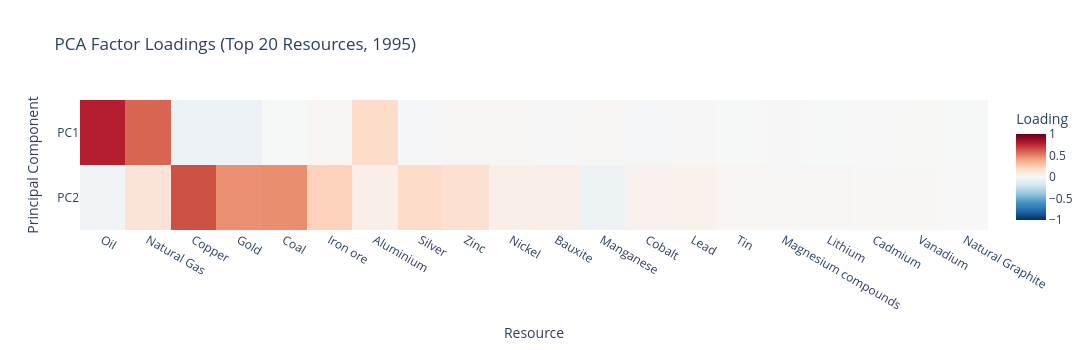

The notebook cell saved with this chart:
### Markdown cell above
## 5. PCA Loadings Analysis

The loadings reveal which resources drive each principal component. PC1 is expected to capture hydrocarbon abundance (oil, natural gas), while PC2 should capture mineral production (copper, gold, zinc, etc.). This interpretation is central to the cluster labelling logic.

### Code cell
# Use 1995 model for loadings analysis (consistent with report)
loadings = pd.DataFrame(
    pca_model_1995.components_.T,
    columns=["PC1", "PC2"],
    index=feat_1995,
)

print("PCA Explained Variance (1995):")
for i, var in enumerate(pca_model_1995.explained_variance_ratio_):
    cum = pca_model_1995.explained_variance_ratio_[:i + 1].sum()
    print(f"  PC{i+1}: {var*100:.1f}% (cumulative: {cum*100:.1f}%)")

# Loadings heatmap (top 20 by overall importance)
top_features = loadings.abs().sum(axis=1).nlargest(20).index

fig_load = px.imshow(
    loadings.loc[top_features].T,
    labels=dict(x="Resource", y="Principal Component", color="Loading"),
    title="PCA Factor Loadings (Top 20 Resources, 1995)",
    color_continuous_scale="RdBu_r",
    aspect="auto", zmin=-1, zmax=1,
)
fig_load.update_layout(width=1100, height=350)
fig_load.show()

print("\nTop loadings by component:")
for pc in ["PC1", "PC2"]:
    print(f"\n{pc}:")
    sorted_l = loadings[pc].reindex(loadings[pc].abs().sort_values(ascending=False).index)
    for feat, val in sorted_l.head(8).items():
        print(f"  {feat:35s} {val:+.4f}")

### Figure 1 — Plotly figure (JSON) as saved in the notebook; plotly's stock layout.template omitted (floating-point values rounded to 4 significant figures)
{"data": [{"coloraxis": "coloraxis", "hovertemplate": "Resource: %{x}<br>Principal Component: %{y}<br>Loading: %{z}<extra></extra>", "name": "0", "type": "heatmap", "x": ["Oil", "Natural Gas", "Copper", "Gold", "Coal", "Iron ore", "Aluminium", "Silver", "Zinc", "Nickel", "Bauxite", "Manganese", "Cobalt", "Lead", "Tin", "Magnesium compounds", "Lithium", "Cadmium", "Vanadium", "Natural Graphite"], "xaxis": "x", "y": ["PC1", "PC2"], "yaxis": "y", "z": [[0.782, 0.5868, -0.06289, -0.06144, -0.003184, 0.0205, 0.1869, -0.01059, 0.01085, 0.01494, -0.005603, 0.01135, -0.01814, 0.005146, -0.004824, 0.004669, -0.003271, 0.0009214, 0.002219, -0.002807], [-0.03094, 0.134, 0.6421, 0.4621, 0.4705, 0.2333, 0.06388, 0.1877, 0.1552, 0.06283, 0.06733, -0.05289, 0.04162, 0.04543, 0.01886, 0.01631, 0.01445, 0.009061, 0.007751, -0.002596]]}], "layout": {"coloraxis": {"cmax": 1, "cmin": -1, "colorbar": {"title": {"text": "Loading"}}, "colorscale": [[0, "rgb(5,48,97)"], [0.1, "rgb(33,102,172)"], [0.2, "rgb(67,147,195)"], [0.3, "rgb(146,197,222)"], [0.4, "rgb(209,229,240)"], [0.5, "rgb(247,247,247)"], [0.6, "rgb(253,219,199)"], [0.7, "rgb(244,165,130)"], [0.8, "rgb(214,96,77)"], [0.9, "rgb(178,24,43)"], [1, "rgb(103,0,31)"]]}, "height": 350, "title": {"text": "PCA Factor Loadings (Top 20 Resources, 1995)"}, "width": 1100, "xaxis": {"anchor": "y", "domain": [0, 1], "title": {"text": "Resource"}}, "yaxis": {"anchor": "x", "autorange": "reversed", "domain": [0, 1], "title": {"text": "Principal Component"}}}}
